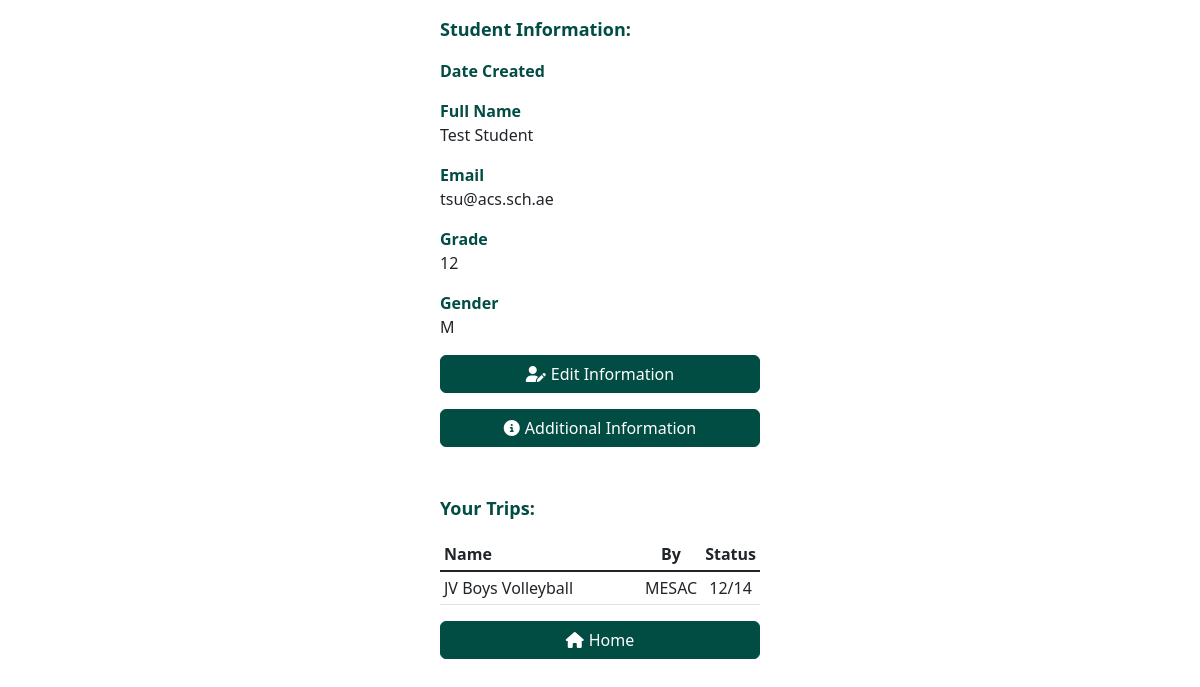
The page /student (signed in) on the database its author committed.
### classes.py (models this page shows, shortened)
class Student(db.Model):
    __tablename__ = 'students'
    id = db.Column(db.Integer, primary_key=True)
    name = db.Column(db.String, nullable=False)
    email = db.Column(db.String, nullable=False)
    grade = db.Column(db.Integer, nullable=False)
    gender = db.Column(db.String(1), nullable=False, default="-")
    @staticmethod
    def get_student_by_id(id, return_dict=True):
        student = db.session.query(Student).filter_by(id=id).first()
        if return_dict:
            return dict_converter(student)
        else:
            return student

class Trip(db.Model):
    __tablename__ = 'trips'
    trip_ids = []
    id = db.Column(db.Integer, primary_key=True)
    code = db.Column(db.String(6), nullable=False)
    name = db.Column(db.String, nullable=False)
    organizer = db.Column(db.String, nullable=False)
    num_groups = db.Column(db.Integer, nullable=False)
    group_size = db.Column(db.Integer, nullable=False)
    details = db.Column(db.String, nullable=True)
    @staticmethod
    def get_trip_by_id(id, return_dict=False):
        trip = db.session.query(Trip).filter_by(id=id).first()
        if return_dict:
            return dict_converter(trip)
        else:
            return trip

### app.py (the view)
@app.route("/student", methods=["GET", "POST"])
@login_required()
def student():
    if request.method == "GET":
        global current_user
        student = current_user['student']
        student_trips = TripStudent.get_trips_by_student(student['id'], return_dict=True)
        trip_studs = [TripStudent.get_students_in_trip(trip['id']) for trip in student_trips]
        user = current_user['db_user']
        info = {"user_name": user.name, "date_created": user.date_created, "date_verified": user.date_last_verify}
        return render_template("student/student.html", student=student, student_trips=student_trips, trip_studs=trip_studs, info=info)

### app.py (called while the page is built)
def login_required(disable_verify=False):
    def decorator(f):
        @wraps(f)
        def decorated_function(*args, **kwargs):
            if 'user_id' not in session or current_user['db_user'] is None:
                return redirect("/login")
            elif not disable_verify and current_user['db_user'] is not None and not current_user['db_user'].is_verified:
                return redirect("/verify")
            return f(*args, **kwargs)
        return decorated_function
    return decorator

@app.before_request
def before_request():
    if 'user_id' in session:
        if User.check_exist_with_id(session['user_id']):
            current_user['db_user'] = User.get_user_by_id(session['user_id'])
            if current_user['db_user'].is_student:
                current_user['student'] = Student.get_student_by_id(current_user['db_user'].student_id)

### classes.py (called while the page is built)
def dict_converter(row):
    return {column.name: getattr(row, row.__mapper__.get_property_by_column(column).key) for column in row.__table__.columns}

    @staticmethod
    def get_user_by_id(id):
        return db.session.query(User).filter_by(id=id).first()

    @staticmethod
    def check_exist_with_id(id):
        return User.get_user_by_id(id) is not None

    @staticmethod
    def get_trips_by_student(student_id, return_dict=False):
        trip_ids = db.session.query(TripStudent.trip_id).filter_by(student_id=student_id).all()
        trip_ids = [id[0] for id in trip_ids]
        return [Trip.get_trip_by_id(id, return_dict) for id in trip_ids]

    @staticmethod
    def get_students_in_trip(trip_id):
        ids = db.session.query(TripStudent.student_id).filter_by(trip_id=trip_id).all()
        ids = [id[0] for id in ids]
        students = sorted([Student.get_student_by_id(id) for id in ids], key=lambda x: (x['grade'], x['name']))
        return students

### templates/student/student.html (shortened to what this page needs)
{% extends "layout.html" %}
{% block main %}
<label class="d-grid form-label mt-3 mx-auto">Student Information:</label>
<label class="d-grid info-label mt-3 mx-auto">Date Created</label>
<label class="d-grid info-label mt-3 mx-auto">Full Name</label>
<text class="d-grid mx-auto">{{student.name}}</text>
<label class="d-grid info-label mt-3 mx-auto">Email</label>
<text class="d-grid mx-auto">{{student.email}}</text>
<label class="d-grid info-label mt-3 mx-auto">Grade</label>
<text class="d-grid mx-auto">{{student.grade}}</text>
<label class="d-grid info-label mt-3 mx-auto">Gender</label>
<text class="d-grid mx-auto">{{student.gender}}</text>
<button class="mt-3 d-grid gap-2 col-6 mx-auto btn btn-primary" data-bs-toggle="modal" data-bs-target="#student_edit_information">
    <div class="icon-text-container center-div">
        <i class="fas fa-user-pen"></i>
        <span>Edit Information</span>
    </div>
</button>
<button class="mt-3 d-grid gap-2 col-6 mx-auto btn btn-primary" data-bs-toggle="modal" data-bs-target="#student_more_info">
    <div class="icon-text-container center-div">
        <i class="fas fa-circle-info"></i>
        <span>Additional Information</span>
    </div>
</button>
<label class="d-grid form-label mt-5 mx-auto">Your Trips:</label>
<table class="table table-10-rows table-sm table-hover mt-3 mx-auto" id="trips_table">
    <thead>
        <tr>
            <th style="width: 70%;" scope="col">Name</th>
            <th class="text-center" scope="col">By</th>
            <th class="text-center" scope="col">Status</th>
        </tr>
    </thead>
    <tbody class="table-group-divider">
        {%for i in range(student_trips|length)%}
        <tr onclick="window.location = 'student/{{student_trips[i].code}}'">
            <td style="width: 70%;">{{student_trips[i].name}}</td>
            <td class="text-center">{{student_trips[i].organizer}}</td>
            <td class="text-center">{{trip_studs[i]|length}}/{{student_trips[i].num_groups * student_trips[i].group_size}}</td>
        </tr>
        {%endfor%}
    </tbody>
</table>
<button onclick="window.location='/'" class="mt-3 d-grid gap-2 col-6 mx-auto btn btn-primary">
    <div class="icon-text-container center-div">
        <i class="fas fa-home"></i>
        <span>Home</span>
    </div>
</button>
{% endblock %}

### static/css/stylesheet.css (style rules this page uses)
.btn-primary { width: 320px !important; border-color: #014C43 !important; background-color: #014C43 !important; }
.form-label { width: 320px !important; }
label { color: #014C43; font-weight: bold; font-size: large; }
.info-label { width: 320px !important; margin-left: auto; font-size: medium; }
text { width: 320px !important; }
.table { width: 320px !important; display: block !important; max-height: 500px !important; overflow: auto !important; }
.table-10-rows { width: 320px !important; display: block !important; max-height: 350px !important; overflow: auto !important; }
thead { top: 0; color: #014C43; position: sticky; background-color: white; }
td { white-space: nowrap; }
.icon-text-container { display: flex; align-items: center; }
.icon-text-container i { margin-right: 5px; }
.center-div { margin: auto; }

### templates/layout.html (style rules this page uses)
.hidden { display:none; }

### rows shown on the page
Student: name "Test Student", email "tsu@acs.sch.ae"
Trip: name "JV Boys Volleyball", organizer "MESAC"

### other values the page prints
{{ student.grade }} "12"
{{ student.gender }} "M"
{{ trip_studs[i]|length }} "12"
{{ student_trips[i].num_groups * student_trips[i].group_size }} "14"
